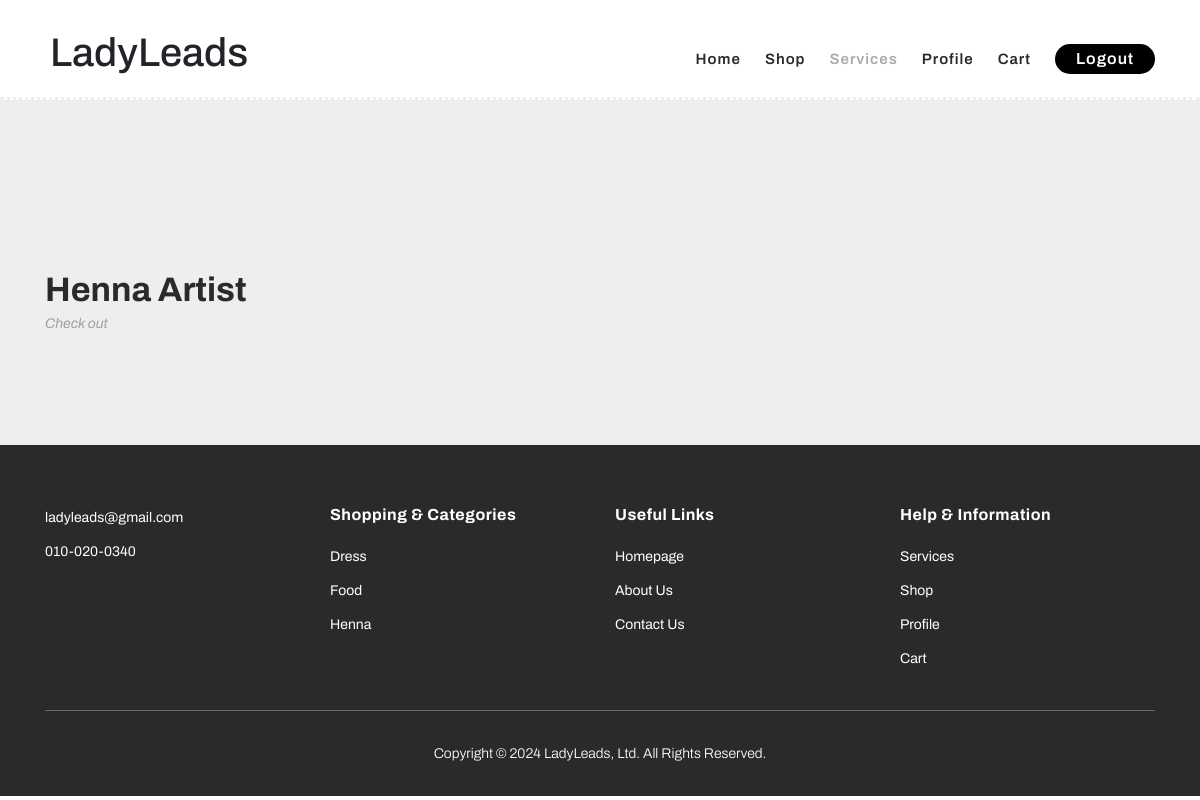
The page /henna on the database as committed earlier.
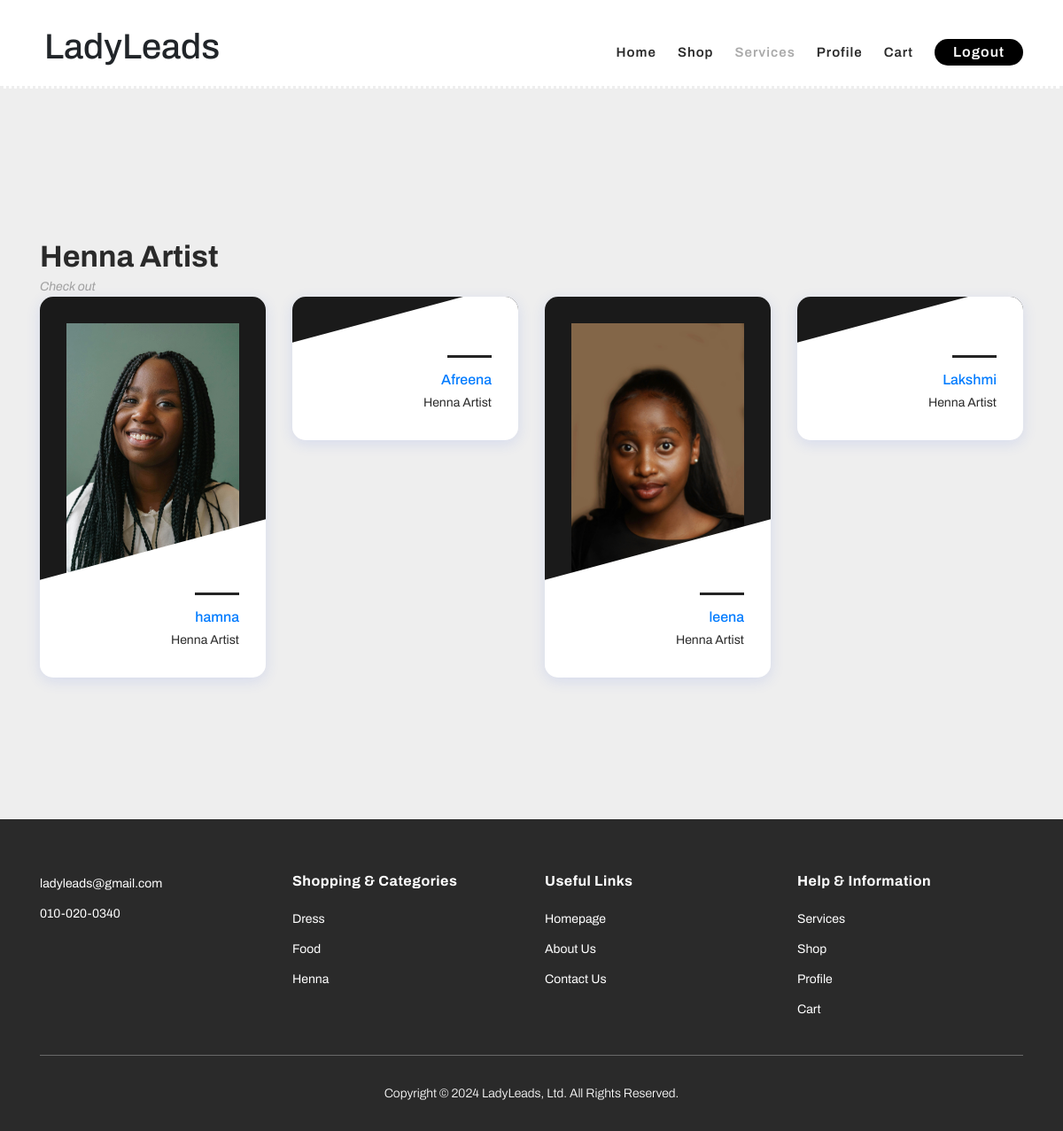
The same page on the database as committed later.
### login/models.py (models this page shows)
class EditProfile(models.Model):
    user = models.OneToOneField(User, null=True, on_delete=models.CASCADE)
    job = models.CharField(max_length=15, null=True)
    location = models.CharField(max_length=10, null=True)
    Yearofexp = models.IntegerField(null=True)
    profile_pic = models.ImageField(upload_to='profile_photos/', null=True, blank=True)
    class Meta:
        verbose_name = 'Edit Profile'
        verbose_name_plural = 'Edit Profiles'

### login/views.py (the view)
# urls.py: path('henna', views.henna , name="henna"),
def henna(request):
    profiles = EditProfile.objects.all()
    context = {
        'profiles': profiles,
    }
    return render(request, 'henna.html', context)

### login/templates/henna.html (shortened to what this page needs)
<!DOCTYPE html>
<html lang="en">
<head>
    {% load static %}
    <link rel="stylesheet" type="text/css" href="{% static 'bootstrap.min.css' %}">
    <link rel="stylesheet" type="text/css" href="{% static 'font-awesome.css' %}">
    <link rel="stylesheet" href="{% static 'templatemo-hexashop.css' %}">
    <link rel="stylesheet" href="{% static 'owl-carousel.css' %}">
    <link rel="stylesheet" href="{% static 'lightbox.css' %}">
</head>
<body>
    <header class="header-area header-sticky" style="background-color: #ffffff;">
        <div class="container">
            <div class="row">
                <div class="col-12">
                    <nav class="main-nav">
                        <H1 class="heading">
                            LadyLeads
                        </H1>
                        <ul class="nav">
                            <li class="scroll-to-section"><a href="{% url 'gotohome' %}">Home</a></li>
                            <li class="scroll-to-section"><a href="{% url 'shop'%}">Shop</a></li>
                            <li class="scroll-to-section"><a href="{% url 'services'%}" class="active">Services</a></li>
                            <li class="scroll-to-section"><a href="{% url 'profile'%}">Profile</a></li>
                            <li class="scroll-to-section"><a href="{% url 'cart'%}">Cart</a></li>
                            <li><a href="home">
                                    <button class="signintext">Logout</button>
                                </a></li>
                        </ul>
                    </nav>
                </div>
            </div>
        </div>
    </header>
    <div style="height: 250px;"></div>
    <section class="section" id="henna">
        <div class="container">
            <div class="section-heading">
                <h2>Henna Artist</h2>
                <span>Check out</span>
            </div>
            <div class="row">
                {% for profile in profiles %}
                {% if profile.job == "Henna Artist" %}
                <div class="col-12 col-sm-6 col-lg-3">
                    <a href="apphenna.html">
                    <div class="single_advisor_profile wow fadeInUp" data-wow-delay="0.4s"
                        style="visibility: visible; animation-delay: 0.4s; animation-name: fadeInUp;">
                            <div class="advisor_thumb"><img src="/media/{{ profile.profile_pic }}" alt="">
                            </div>
                            <div class="single_advisor_details_info">
                                    <h6>{{ profile.user }}</h6>
                                    <p class="designation">{{ profile.job }}</p>
                            </div>
                    </div>
                    </a>
                </div>
                {% endif %}
                {% endfor %}
    </section>
    <div style="height: 50px;"></div>
    <footer>
        <div class="container">
            <div class="row">
                <div class="col-lg-3">
                    <div class="first-item">
                        <ul>
                            <li><a href="#">ladyleads@gmail.com</a></li>
                            <li><a href="#">010-020-0340</a></li>
                        </ul>
                    </div>
                </div>
                <div class="col-lg-3">
                    <h4>Shopping &amp; Categories</h4>
                    <ul>
                        <li><a href="#">Dress</a></li>
                        <li><a href="#">Food</a></li>
                        <li><a href="#">Henna</a></li>
                    </ul>
                </div>
                <div class="col-lg-3">
                    <h4>Useful Links</h4>
                    <ul>
                        <li><a href="#">Homepage</a></li>
                        <li><a href="{% url 'about' %}">About Us</a></li>
                        <li><a href="{% url 'contact' %}">Contact Us</a></li>
                    </ul>
                </div>
                <div class="col-lg-3">
                    <h4>Help &amp; Information</h4>
                    <ul>
                        <li><a href="workers">Services</a></li>
                        <li><a href="shop">Shop</a></li>
                        <li><a href="profile">Profile</a></li>
                        <li><a href="cart">Cart</a></li>
                    </ul>
                </div>
                <div class="col-lg-12">
                    <div class="under-footer">
                        <p>Copyright © 2024 LadyLeads, Ltd. All Rights Reserved.</p>
                    </div>
                </div>
            </div>
        </div>
    </footer>
</body>
</html>

### login/static/templatemo-hexashop.css (style rules this page uses)
html, body, div, span, applet, object, iframe, h1, h2, h3, h4, h5, h6, p, blockquote, div pre, a, abbr, acronym, address, big, cite, code, del, dfn, em, font, img, ins, kbd, q, s, samp, small, strike, strong, sub, sup, tt, var, b, u, i, center, dl, dt, dd, ol, ul, li, figure, header, nav, section, article, aside, footer, figcaption { margin: 0; padding: 0; border: 0; outline: 0; }
ul, li { padding: 0; margin: 0; list-style: none; }
header, nav, section, article, aside, footer, hgroup { display: block; }
* { box-sizing: border-box; }
html, body { font-family: 'Poppins', sans-serif; font-weight: 400; background-color: #fff; font-size: 16px; -ms-text-size-adjust: 100%; -webkit-font-smoothing: antialiased; -moz-osx-font-smoothing: grayscale; }
a { text-decoration: none !important; }
h1, h2, h3, h4, h5, h6 { margin-top: 0px; margin-bottom: 0px; }
ul { margin-bottom: 0px; }
p { font-size: 14px; line-height: 25px; color: #2a2a2a; }
html, body { background: #fff; font-family: 'Poppins', sans-serif; }
.section-heading h2 { font-size: 34px; font-weight: 700; color: #2a2a2a; }
.section-heading span { font-size: 14px; color: #a1a1a1; font-style: italic; font-weight: 400; }
.header-area { border-bottom: 3px dotted #eee; box-shadow: none; background-color: #fff; position: absolute; top: 0px; left: 0px; right: 0px; z-index: 100; height: 100px; -webkit-transition: all .5s ease 0s; -moz-transition: all .5s ease 0s; -o-transition: all .5s ease 0s; transition: all .5s ease 0s; }
.header-area .main-nav { min-height: 80px; background: transparent; }
.header-area .main-nav .nav { float: right; margin-top: 30px; margin-right: 0px; background-color: transparent; -webkit-transition: all 0.3s ease 0s; -moz-transition: all 0.3s ease 0s; -o-transition: all 0.3s ease 0s; transition: all 0.3s ease 0s; position: relative; z-index: 999; }
.header-area .main-nav .nav li { padding-left: 15px; padding-right: 15px; }
.header-area .main-nav .nav li:last-child { padding-right: 0px; }
.header-area .main-nav .nav li a { display: block; font-weight: 600; font-size: 15px; color: #2a2a2a; text-transform: capitalize; -webkit-transition: all 0.3s ease 0s; -moz-transition: all 0.3s ease 0s; -o-transition: all 0.3s ease 0s; transition: all 0.3s ease 0s; height: 40px; line-height: 40px; border: transparent; letter-spacing: 1px; }
.header-area .main-nav .nav li a { color: #2a2a2a; }
.header-area .main-nav .nav li:hover a, .header-area .main-nav .nav li a.active { color: #aaa !important; }
.header-area.header-sticky { min-height: 80px; }
.header-area .nav { margin-top: 30px; }
.header-area.header-sticky .nav li a.active { color: #aaa; }
@media (max-width: 1200px) { .header-area .main-nav .nav li { padding-left: 12px; padding-right: 12px; } }
@media (max-width: 1200px) { .header-area .main-nav:before { display: none; } }
@media (min-width: 767px) { .header-area .main-nav .nav { display: flex !important; } }
footer { margin-top: 60px; padding: 60px 0px 30px 0px; background-color: #2a2a2a; }
footer ul li { display: block; margin-bottom: 10px; }
footer ul li a { font-size: 14px; color: #fff; transition: all .3s; }
footer h4 { letter-spacing: 0.5px; font-size: 16px; color: #fff; font-weight: 700; margin-bottom: 20px; }
footer .under-footer { margin-top: 30px; padding-top: 30px; text-align: center; border-top: 1px solid rgba(250, 250, 250, 0.3); }
footer .under-footer p { color: #fff; font-size: 14px; font-weight: 300; }

Rows that differ between the two databases and show on the page:
now on this page (row edited): EditProfile: profile_pic (picture), user "hamna", job "Henna Artist"
added EditProfile: user "Afreena", job "Henna Artist"
added EditProfile: profile_pic (picture), user "leena", job "Henna Artist"
added EditProfile: user "Lakshmi", job "Henna Artist"
